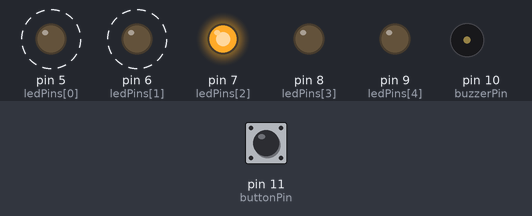
Simulated run of this sketch. Board: Arduino Uno, built with avr-gcc and run on an emulated ATmega328P. Shown: output pins drawn as LEDs (lit = HIGH), buzzer (waves = sounding). Dashed ring = blinking. The test bench sets the inputs (shaded band); at power-on: pin 11 (buttonPin) HIGH.

Above: at 0.5 s.
1.5 s: pin 11 (buttonPin) pulled LOW for 3.2 s
At 1.69 s:
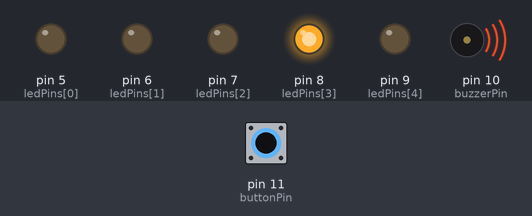
At 2.23 s:
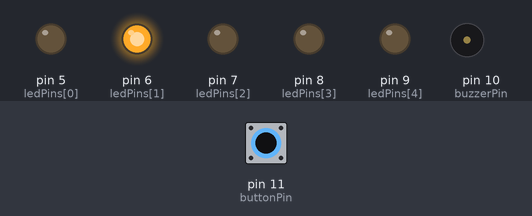
Timing chart, 0 to 12.2 s (numbered marks = the images above; inputs shaded):
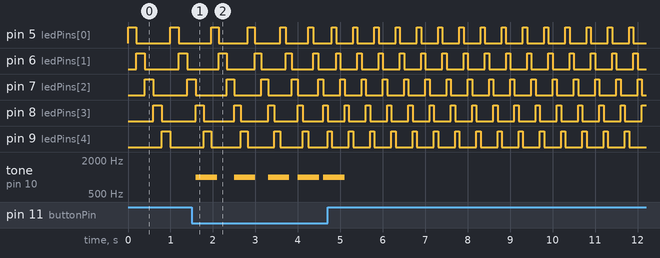

The sketch:

7mo_ejercicio.ino
```cpp
const int ledPins[] = {5, 6, 7, 8, 9}; // Pines de los LEDs
const int buzzerPin = 10; // Pin del zumbador
const int buttonPin = 11; // Pin del pulsador

int currentLED = 0; // Índice del LED actual
int timeInterval = 200; // Intervalo de tiempo inicial en milisegundos
int score = 0; // Puntaje del jugador

void setup() {
  for (int i = 0; i < 5; i++) {
    pinMode(ledPins[i], OUTPUT);
  }
  pinMode(buzzerPin, OUTPUT);
  pinMode(buttonPin, INPUT_PULLUP);
}

void loop() {
  digitalWrite(ledPins[currentLED], HIGH); // Enciende el LED actual
  delay(timeInterval); // Espera el tiempo actual

  digitalWrite(ledPins[currentLED], LOW); // Apaga el LED actual

  // Verifica si el botón fue presionado en el momento correcto
  if (digitalRead(buttonPin) == LOW && currentLED == 2) {
    // El jugador presionó el botón cuando el LED intermedio se encendió
    tone(buzzerPin, 1000, 500); // Tono "piiiiiiiiiiiiii" en el zumbador durante 500 ms
    score++; // Aumenta el puntaje
    timeInterval -= 20; // Reduce el tiempo entre encendidos
    if (timeInterval < 10) {
      timeInterval = 200; // Restablece el tiempo a 200 ms si es menor de 10 ms
    }
  }

  // Avanza al siguiente LED
  currentLED = (currentLED + 1) % 5;
}
```

Measured:
- after the input at 1.5 s, tone on pin 10 (buzzerPin): plays 1000 Hz for 0.50 s, 1000 Hz for 0.50 s, 1000 Hz for 0.50 s, 1000 Hz for 0.50 s, 1000 Hz for 0.50 s, starting after 0.10 s
